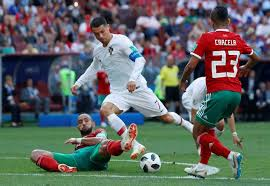
#> input picture coding-exercises-avairds/week2/image-operation/ronaldo.jpg, 270 x 186 px
$ python translation.py
#> lines starting #> are read from the running program, lines starting #| are printed output that depends on the picture
import cv2 as cv
import numpy as np

img = cv.imread("ronaldo.jpg", 1)
#> img is the input picture: shape (186, 270, 3); mean B, G, R 98.4, 100.4, 95.4

#  We first defined translation matrix
M = np.float32([[1, 0, 45], [0, 1, 77]])

#  Used translation Matrix in warpAffine method
shifted = cv.warpAffine(img, M, (img.shape[1], img.shape[0]))
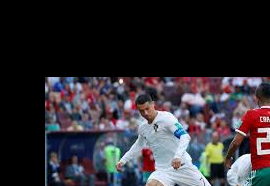
#> shifted: shape (186, 270, 3); mean B, G, R 52.1, 46.9, 50.4

cv.imshow("Shifted", shifted)
cv.waitKey()
cv.destroyAllWindows()

$ run again, with coding-exercises-avairds/week2/image-operation/ocean.jpg copied over coding-exercises-avairds/week2/image-operation/ronaldo.jpg
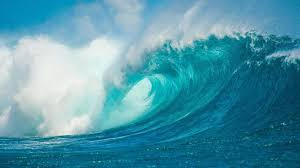
#> input picture coding-exercises-avairds/week2/image-operation/ocean.jpg, 300 x 168 px
#> img is the input picture: shape (168, 300, 3); mean B, G, R 168.7, 150.5, 80.9
#> `shifted = cv.warpAffine(img, M, (img.shape[1], img.shape[0]))`:
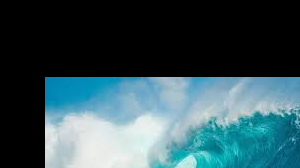
#> shifted: shape (168, 300, 3); mean B, G, R 88.8, 81.8, 54
